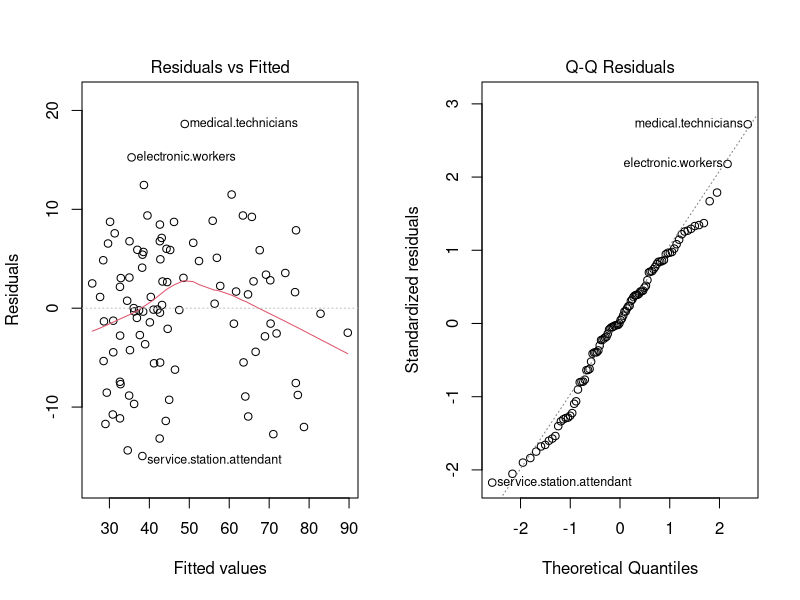

Write the R code that produced this figure. (Note: this script raises an error after producing the figure.)
# 0) Setup
library(carData)
library(ggplot2)

data("Prestige")
str(Prestige)        # Have a look at variables
summary(Prestige)

# 1) Basic model with measured predictors
m1 <- lm(prestige ~ income + education, data = Prestige)
summary(m1)

# 2) Add a categorical predictor (dummy variables)
# type is a factor with levels "bc", "prof", "wc"
# R will create dummies automatically with treatment coding (reference = first level by default)
Prestige$type <- relevel(Prestige$type, ref = "bc")  # set your preferred reference
m2 <- lm(prestige ~ income + education + type, data = Prestige)
summary(m2)

# 3) Interpreting coefficients with dummy variables
# - Intercept: expected prestige for the reference category (bc) when measured predictors = 0
# - typeprof and typewc: difference from the reference category, holding other variables constant

# 4) Model diagnostics / validation (simple checks)
par(mfrow = c(1,2))
plot(m2, which = 1)   # Residuals vs Fitted (linearity/variance)
plot(m2, which = 2)   # Normal Q-Q (residual normality)
par(mfrow = c(1,1))

# Optional: simple predictive check (train/test split)
set.seed(123)
n <- nrow(Prestige)
idx <- sample(seq_len(n), size = floor(0.7*n))
train <- Prestige[idx, ]
test  <- Prestige[-idx, ]

m3 <- lm(prestige ~ income + education + type, data = train)
pred <- predict(m3, newdata = test)
# RMSE
sqrt(mean((test$prestige - pred)^2))
#this checks for overfitting by regressing on a portion of the sample, and then comparing with the rest of it

# 5) Reporting essentials (template bullets)
# - Briefly justify variable choices (income, education, and type)
# - State reference category and interpret dummy coefficients
# - Comment on model fit (R^2 / adj. R^2) and diagnostics
# - Provide a short, plain-English conclusion

#response variable of interest is prestige
ggpairs(Prestige)
#education and income appear to have strong relationships with prestige; income may be logarithmic
#census is not an explanatory variable of interest, as it does not have any practical meaning
#the means of prestige appear different for the different work types, so this will be included in regression

model1 = lm(prestige ~ income + education + type + I(log(income)) + income*education + I(education^2),
            data = Prestige)
summary(model1)
model2 = update(model1,~. - I(education^2))
summary(model2)
model3 = update(model2,~. - income:education)
summary(model3)
#model4 = update(model3,~. + I(log(income)):education)
#summary(model4)
#tested to see if the interactive term with log(income) was statistically significant, but it wasn't so we
# continue on as it was before
model4 = update(model3,~. - income)
summary(model4)
model5 = update(model4,~. - type)
summary(model5)
#from this regression, we can see that education is positively correlated with prestige, where an extra year
# in education leads to a 4 point increase in prestige (descriptive, not causal). Additionally, income and
# prestige also have a positive relationship, in the form of a linear-log model. The intercept cannot be
# interpreted in this regression, as there are no individuals who have 0 education (in this experiment), and
# prestige cannot be negative. The model has a very high R2, at 0.831, meaning that this model explains 83%
# of the variance in prestige across the workers. With only 2 explanatory variables, the adjusted R2 is very
# similar as well.

par(mfrow = c(1,2))
plot(model5, which = 1)   # Residuals vs Fitted (linearity/variance)
plot(model5, which = 2)   # Normal Q-Q (residual normality)
par(mfrow = c(1,1))
#from this, there appears to generally be homoscedasticity and no problems with regressing
set.seed(126)
n <- nrow(Prestige)
idx <- sample(seq_len(n), size = floor(0.7*n))
train <- Prestige[idx, ]
test  <- Prestige[-idx, ]

model6 <- lm(prestige ~ education + I(log(income)), data = train)
prediction <- predict(model6, newdata = test)
# RMSE
sqrt(mean((test$prestige - prediction)^2))
#obtained roughly 7.5, fair prediction
